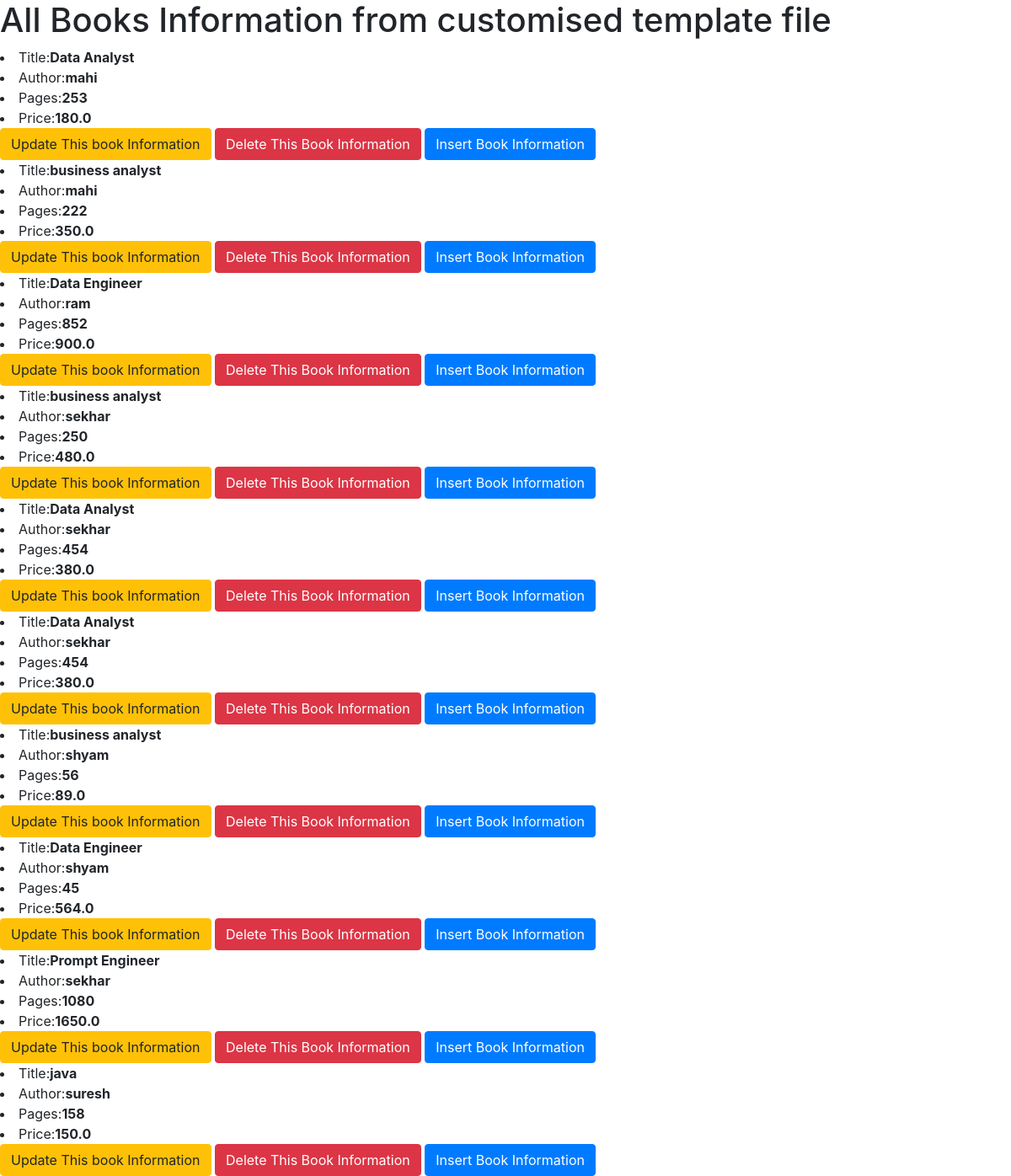
Page /list/ on the committed database.
### testapp/models.py (models this page shows, shortened)
class Book(models.Model):
    title=models.CharField(max_length=30)
    author=models.CharField(max_length=30)
    pages=models.IntegerField()
    price=models.FloatField()

### testapp/views.py (the view)
# urls.py: path('list/',views.BookListView.as_view()),
class BookListView(ListView):
    model=Book
    template_name='testapp/books.html'
    context_object_name='books'

### templates/testapp/books.html (shortened to what this page needs)
<!DOCTYPE html>
<html lang="en">
<head>
    <link rel="stylesheet" href="https://cdn.jsdelivr.net/npm/bootstrap@4.6.2/dist/css/bootstrap.min.css">
</head>
<body>
<h1>All Books Information from customised template file</h1>
        {% for book in books %}
        <li>Title:<strong>{{book.title}}</strong></li>
        <li>Author:<strong>{{book.author}}</strong></li>
        <li>Pages:<strong>{{book.pages}}</strong></li>
        <li>Price:<strong>{{book.price}}</strong></li>
        <a class="btn btn-warning" href="/update/{{book.id}}">Update This book Information</a>
        <a class="btn btn-danger" href="/delete/{{book.id}}">Delete This Book Information</a>
        <a class="btn btn-primary" href="/{{book.id}}">Insert  Book Information</a>
      {% endfor %}
</body>
</html>

### rows in the picture
Book: title "Data Analyst", author "mahi", pages "253", price "180.0"
Book: title "business analyst", author "mahi", pages "222", price "350.0"
Book: title "Data Engineer", author "ram", pages "852", price "900.0"
Book: title "business analyst", author "sekhar", pages "250", price "480.0"
Book: title "Data Analyst", author "sekhar", pages "454", price "380.0"
Book: title "Data Analyst", author "sekhar", pages "454", price "380.0"
Book: title "business analyst", author "shyam", pages "56", price "89.0"
Book: title "Data Engineer", author "shyam", pages "45", price "564.0"
Book: title "Prompt Engineer", author "sekhar", pages "1080", price "1650.0"
Book: title "java", author "suresh", pages "158", price "150.0"
